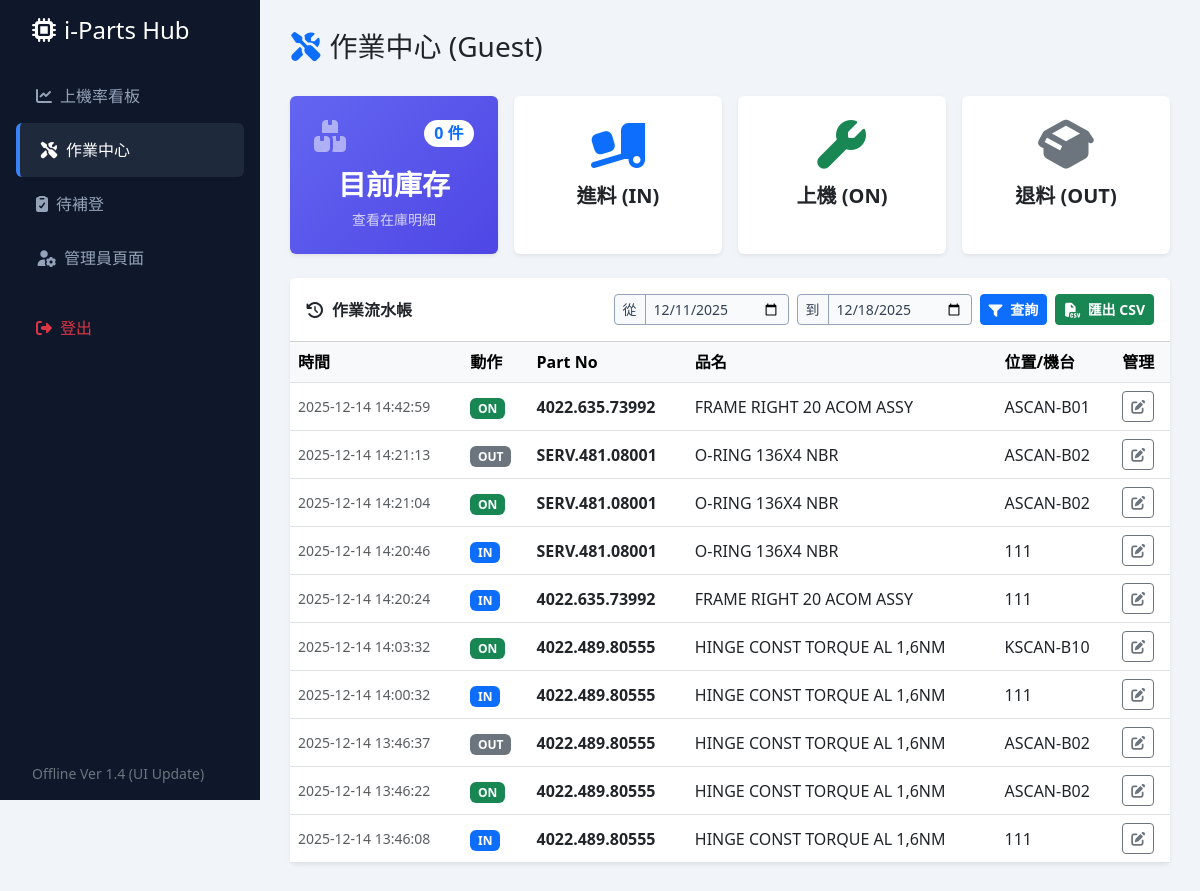
The app's page /iPart-PHP/iPart-PHP/index.php?route=ops (signed in), older data.
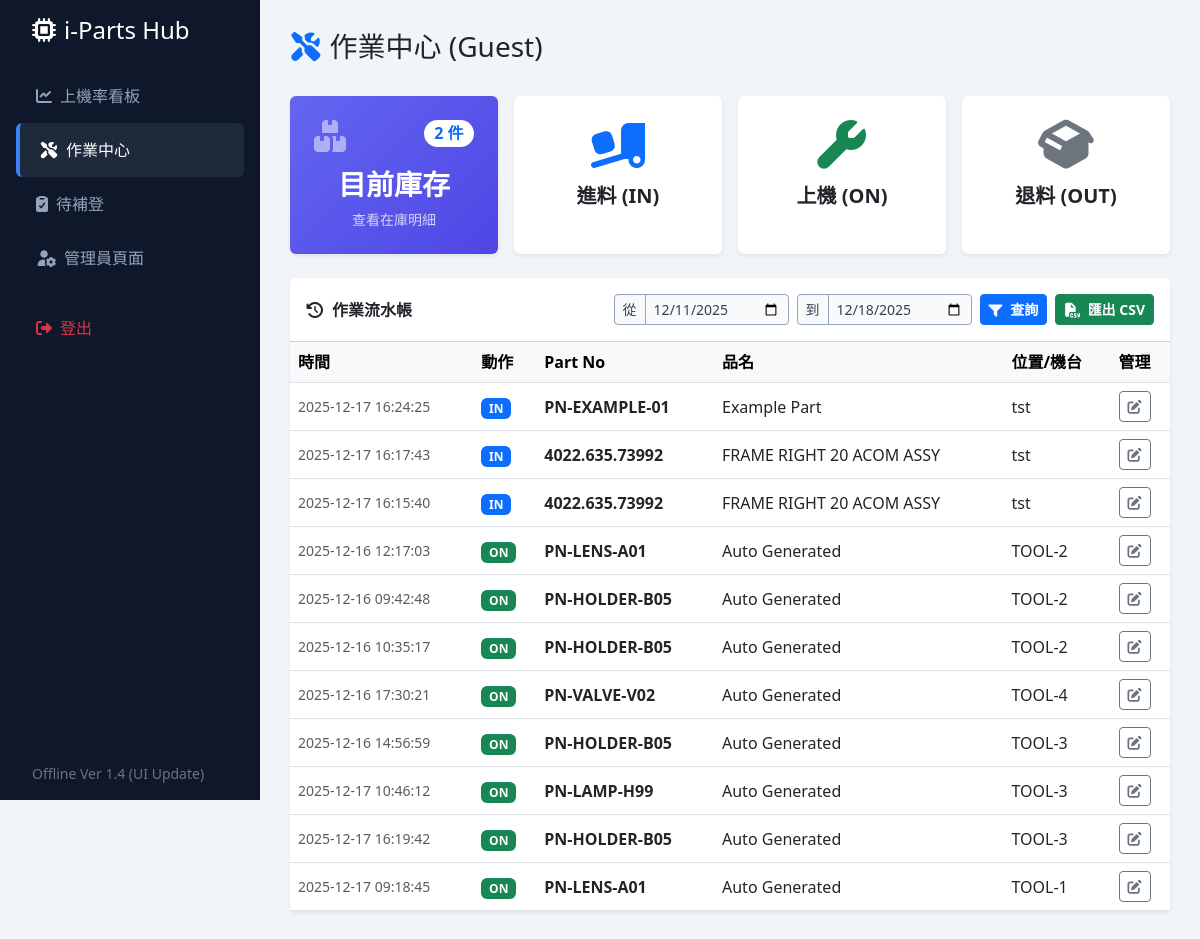
The same page, newer data.
### tables this page shows
CREATE TABLE part_lifecycle (
                id INTEGER PRIMARY KEY AUTOINCREMENT,
                dept TEXT,
                status TEXT,
                part_no TEXT,
                part_name TEXT,
                vendor TEXT,
                sn TEXT,
                location TEXT,
                ipart_logged INTEGER DEFAULT 0,
                remark TEXT,
                category TEXT,  -- ★ 新增分類欄位
                created_at TIMESTAMP DEFAULT CURRENT_TIMESTAMP
            );

### iPart-PHP/iPart-PHP/functions.php (called while the page is built, shortened)
<?php
function get_db(string $db_name): PDO {
    $pdo = new PDO("sqlite:{$db_name}.db");
    $pdo->setAttribute(PDO::ATTR_ERRMODE, PDO::ERRMODE_EXCEPTION);
    $pdo->setAttribute(PDO::ATTR_DEFAULT_FETCH_MODE, PDO::FETCH_ASSOC);
    return $pdo;
}
function get_current_inventory(string $dept): array {
    $db = get_db($dept);
    $sql = "
        SELECT p1.part_no, p1.part_name, p1.vendor, p1.sn, p1.location, p1.created_at
        FROM part_lifecycle p1
        INNER JOIN (
            SELECT part_no, sn, MAX(id) as max_id
            FROM part_lifecycle
            GROUP BY part_no, sn
        ) p2 ON p1.id = p2.max_id
        WHERE p1.status = 'IN'
        ORDER BY p1.part_no
    ";
    return $db->query($sql)->fetchAll();
}
function get_logs_by_date(string $dept, string $start_date, string $end_date): array {
    $db = get_db($dept);
    $sql = "
        SELECT * FROM part_lifecycle
        WHERE date(created_at, 'localtime') BETWEEN ? AND ?
        ORDER BY id DESC
    ";
    $stmt = $db->prepare($sql);
    $stmt->execute([$start_date, $end_date]);
    return $stmt->fetchAll();
}
?>

### iPart-PHP/iPart-PHP/views/ops_center.php (the view, shortened to what this page needs)
<div class="d-flex justify-content-between align-items-center mb-4">
    <h3><i class="fas fa-tools me-2 text-primary"></i>作業中心 (<?= $curr_dept ?>)</h3>
</div>
<div class="row g-3 mb-4">
    <div class="col-md-3">
        <a href="index.php?route=inventory" class="text-decoration-none">
            <div class="card h-100 border-0 shadow-sm" style="background: linear-gradient(135deg, #6366f1 0%, #4f46e5 100%); color: white;">
                <div class="card-body text-center py-4">
                    <div class="d-flex justify-content-between align-items-start px-2">
                        <i class="fas fa-boxes fa-2x opacity-50"></i>
                        <span class="badge bg-white text-primary rounded-pill fs-6"><?= $inv_count ?> 件</span>
                    </div>
                    <h3 class="mt-3 fw-bold">目前庫存</h3>
                    <p class="mb-0 opacity-75 small">查看在庫明細</p>
                </div>
            </div>
        </a>
    </div>
    <div class="col-md-3"><a href="index.php?route=ops_new&status=IN" class="text-decoration-none"><div class="card h-100 bg-white border-0 shadow-sm text-center"><div class="card-body py-4"><i class="fas fa-truck-loading fa-3x mb-3 text-primary"></i><h5 class="fw-bold text-dark">進料 (IN)</h5></div></div></a></div>
    <div class="col-md-3"><a href="index.php?route=ops_new&status=ON" class="text-decoration-none"><div class="card h-100 bg-white border-0 shadow-sm text-center"><div class="card-body py-4"><i class="fas fa-wrench fa-3x mb-3 text-success"></i><h5 class="fw-bold text-dark">上機 (ON)</h5></div></div></a></div>
    <div class="col-md-3"><a href="index.php?route=ops_new&status=OUT" class="text-decoration-none"><div class="card h-100 bg-white border-0 shadow-sm text-center"><div class="card-body py-4"><i class="fas fa-box-open fa-3x mb-3 text-secondary"></i><h5 class="fw-bold text-dark">退料 (OUT)</h5></div></div></a></div>
</div>
<div class="card border-0 shadow-sm">
    <div class="card-header bg-white py-3">
        <div class="row align-items-center">
            <div class="col-md-3">
                <span class="fw-bold"><i class="fas fa-history me-2"></i>作業流水帳</span>
            </div>
            <div class="col-md-9">
                <form method="GET" action="index.php" class="d-flex justify-content-end gap-2">
                    <div class="input-group input-group-sm" style="width: auto;">
                        <span class="input-group-text bg-light">從</span>
                        <input type="date" name="start_date" class="form-control" value="<?= $start_date ?>">
                    </div>
                    <div class="input-group input-group-sm" style="width: auto;">
                        <span class="input-group-text bg-light">到</span>
                        <input type="date" name="end_date" class="form-control" value="<?= $end_date ?>">
                    </div>
                    <button type="submit" class="btn btn-sm btn-primary fw-bold">
                        <i class="fas fa-filter me-1"></i> 查詢
                    </button>
                    <a href="index.php?route=ops_export_csv&start_date=<?= $start_date ?>&end_date=<?= $end_date ?>" target="_blank" class="btn btn-sm btn-success fw-bold">
                        <i class="fas fa-file-csv me-1"></i> 匯出 CSV
                    </a>
                </form>
            </div>
        </div>
    </div>
    <div class="table-responsive">
        <table class="table table-hover align-middle mb-0">
            <thead class="table-light"><tr><th>時間</th><th>動作</th><th>Part No</th><th>品名</th><th>位置/機台</th><th>管理</th></tr></thead>
            <tbody>
                <?php if (empty($logs)): ?>
                    <tr><td colspan="6" class="text-center py-5 text-muted">該日期區間無資料</td></tr>
                <?php else: ?>
                    <?php foreach ($logs as $log): ?>
                    <tr>
                        <td class="small text-muted"><?= $log['created_at'] ?></td>
                        <td><span class="badge bg-<?= ($log['status']=='IN'?'primary':($log['status']=='ON'?'success':'secondary')) ?>"><?= $log['status'] ?></span></td>
                        <td class="fw-bold"><?= $log['part_no'] ?></td>
                        <td><?= $log['part_name'] ?></td>
                        <td><?= $log['location'] ?></td>
                        <td>
                            <a href="index.php?route=ops_edit&id=<?= $log['id'] ?>" class="btn btn-sm btn-outline-secondary"><i class="fas fa-edit"></i></a>
                        </td>
                    </tr>
                    <?php endforeach; ?>
                <?php endif; ?>
            </tbody>
        </table>
    </div>
</div>
<?php $content = ob_get_clean(); require 'layout.php'; ?>

### iPart-PHP/iPart-PHP/index.php (shortened to what this page needs)
<?php
require_once 'functions.php';
$route = $_GET['route'] ?? 'dashboard';
switch ($route) {
    case 'ops':
        $curr_dept = $_SESSION['user_id'];
        $default_start = date('Y-m-d', strtotime('-7 days'));
        $default_end   = date('Y-m-d');
        $start_date = $_GET['start_date'] ?? $default_start;
        $end_date   = $_GET['end_date'] ?? $default_end;
        $logs = get_logs_by_date($curr_dept, $start_date, $end_date);
        $inventory_items = get_current_inventory($curr_dept);
        $inv_count = count($inventory_items);
        require 'views/ops_center.php';
        break;
}
?>

### iPart-PHP/iPart-PHP/views/layout.php (shortened to what this page needs)
<!DOCTYPE html>
<html lang="zh-TW">
<head>
    <link href="assets/css/bootstrap.min.css" rel="stylesheet">
    <link href="assets/css/all.min.css" rel="stylesheet">
</head>
<body>
    <div class="d-flex">
        <div class="sidebar d-flex flex-column p-3">
            <h4 class="text-white mb-4 px-3"><i class="fas fa-microchip me-2"></i>i-Parts Hub</h4>
            <ul class="nav nav-pills flex-column mb-auto">
                <?php $curr_route = $_GET['route'] ?? 'dashboard'; ?>
                <li class="nav-item">
                    <a href="index.php?route=dashboard" class="nav-link <?= $curr_route == 'dashboard' ? 'active' : '' ?>">
                        <i class="fas fa-chart-line me-2"></i>上機率看板
                    </a>
                </li>
                <li>
                    <a href="index.php?route=ops" class="nav-link <?= in_array($curr_route, ['ops', 'ops_new', 'inventory', 'ops_edit']) ? 'active' : '' ?>">
                        <i class="fas fa-tools me-2"></i>作業中心
                    </a>
                </li>
                <li>
                    <a href="index.php?route=ipart_pending" class="nav-link <?= $curr_route == 'ipart_pending' ? 'active' : '' ?>">
                        <i class="fas fa-clipboard-check me-2"></i>待補登
                    </a>
                </li>
                <li>
                    <a href="index.php?route=admin" class="nav-link <?= $curr_route == 'admin' ? 'active' : '' ?>">
                        <i class="fas fa-user-cog me-2"></i>管理員頁面
                    </a>
                </li>
                <li>
                    <a href="index.php?route=logout" class="nav-link text-danger mt-3">
                        <i class="fas fa-sign-out-alt me-2"></i>登出
                    </a>
                </li>
            </ul>
            <div class="text-secondary small px-3 mt-4">Offline Ver 1.4 (UI Update)</div>
        </div>
        <div class="main-content w-100">
            <?= $content ?>
        </div>
    </div>
</body>
</html>

### iPart-PHP/iPart-PHP/views/layout.php (style rules this page uses)
body { min-height: 100vh; overflow-x: hidden; background-color: #f1f5f9; }
.sidebar { min-height: 100vh; background-color: #0f172a; width: 260px; position: fixed; }
.sidebar .nav-link { color: #94a3b8; padding: 15px 20px; }
.sidebar .nav-link:hover, .sidebar .nav-link.active { color: #fff; background: #1e293b; border-left: 4px solid #3b82f6; }
.main-content { margin-left: 260px; padding: 30px; min-height: 100vh; }
.card { border: none; box-shadow: 0 4px 6px -1px rgba(0,0,0,0.1); }
.form-control, .form-select, .input-group-text { border: 1px solid #94a3b8; background-color: #f8fafc; color: #334155; transition: all 0.2s ease-in-out; }
::placeholder { color: #94a3b8 !important; opacity: 1; }

Row changes from the older to the newer data that the page shows:
no longer on this page (row edited): part_lifecycle: created_at "2025-12-14 14:42:59", status "ON", part_no "4022.635.73992", part_name "FRAME RIGHT 20 ACOM ASSY", location "ASCAN-B01"
no longer on this page (row edited): part_lifecycle: created_at "2025-12-14 14:21:13", status "OUT", part_no "SERV.481.08001", part_name "O-RING 136X4 NBR", location "ASCAN-B02"
added part_lifecycle: created_at "2025-12-17 16:24:25", status "IN", part_no "PN-EXAMPLE-01", part_name "Example Part", location "tst"
added part_lifecycle: created_at "2025-12-17 16:17:43", status "IN", part_no "4022.635.73992", part_name "FRAME RIGHT 20 ACOM ASSY", location "tst"
added part_lifecycle: created_at "2025-12-17 16:15:40", status "IN", part_no "4022.635.73992", part_name "FRAME RIGHT 20 ACOM ASSY", location "tst"
changed part_lifecycle (number 4 of 11 on the later page): created_at "2025-12-14 14:21:04" → "2025-12-16 12:17:03"; part_no "SERV.481.08001" → "PN-LENS-A01"; part_name "O-RING 136X4 NBR" → "Auto Generated"; location "ASCAN-B02" → "TOOL-2"
changed part_lifecycle (number 5 of 11 on the later page): created_at "2025-12-14 14:20:46" → "2025-12-16 09:42:48"; status "IN" → "ON"; part_no "SERV.481.08001" → "PN-HOLDER-B05"; part_name "O-RING 136X4 NBR" → "Auto Generated"; location "111" → "TOOL-2"
changed part_lifecycle (number 6 of 11 on the later page): created_at "2025-12-14 14:20:24" → "2025-12-16 10:35:17"; status "IN" → "ON"; part_no "4022.635.73992" → "PN-HOLDER-B05"; part_name "FRAME RIGHT 20 ACOM ASSY" → "Auto Generated"; location "111" → "TOOL-2"
changed part_lifecycle: created_at "2025-12-14 14:03:32" → "2025-12-16 17:30:21"; part_no "4022.489.80555" → "PN-VALVE-V02"; part_name "HINGE CONST TORQUE AL 1,6NM" → "Auto Generated"; location "KSCAN-B10" → "TOOL-4"
changed part_lifecycle (number 8 of 11 on the later page): created_at "2025-12-14 14:00:32" → "2025-12-16 14:56:59"; status "IN" → "ON"; part_no "4022.489.80555" → "PN-HOLDER-B05"; part_name "HINGE CONST TORQUE AL 1,6NM" → "Auto Generated"; location "111" → "TOOL-3"
changed part_lifecycle: created_at "2025-12-14 13:46:37" → "2025-12-17 10:46:12"; status "OUT" → "ON"; part_no "4022.489.80555" → "PN-LAMP-H99"; part_name "HINGE CONST TORQUE AL 1,6NM" → "Auto Generated"; location "ASCAN-B02" → "TOOL-3"
changed part_lifecycle (number 10 of 11 on the later page): created_at "2025-12-14 13:46:22" → "2025-12-17 16:19:42"; part_no "4022.489.80555" → "PN-HOLDER-B05"; part_name "HINGE CONST TORQUE AL 1,6NM" → "Auto Generated"; location "ASCAN-B02" → "TOOL-3"
changed part_lifecycle: created_at "2025-12-14 13:46:08" → "2025-12-17 09:18:45"; status "IN" → "ON"; part_no "4022.489.80555" → "PN-LENS-A01"; part_name "HINGE CONST TORQUE AL 1,6NM" → "Auto Generated"; location "111" → "TOOL-1"
Text that changed along with them:
$inv_count: "0" → "2"
